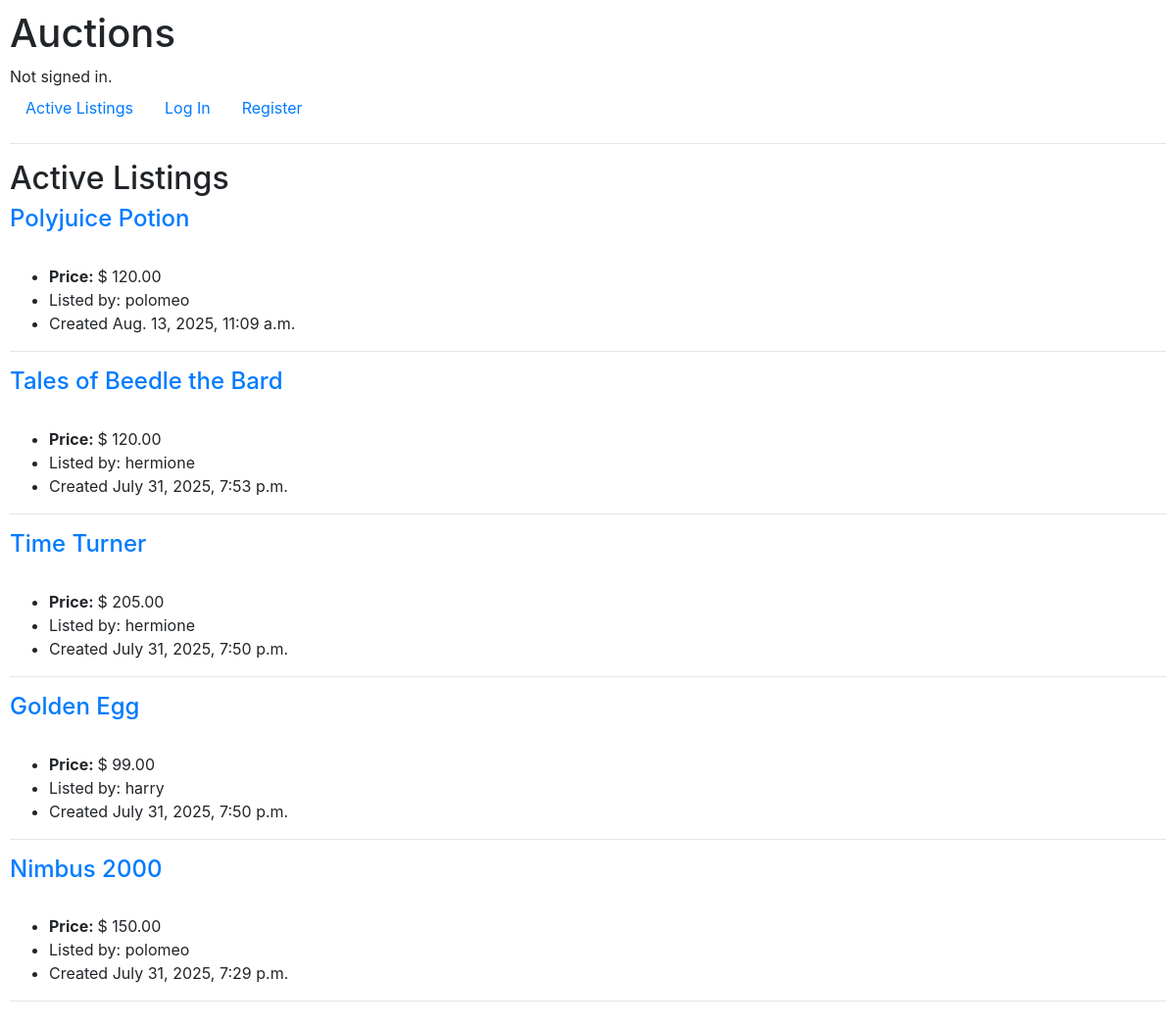
The app's page /, older data.
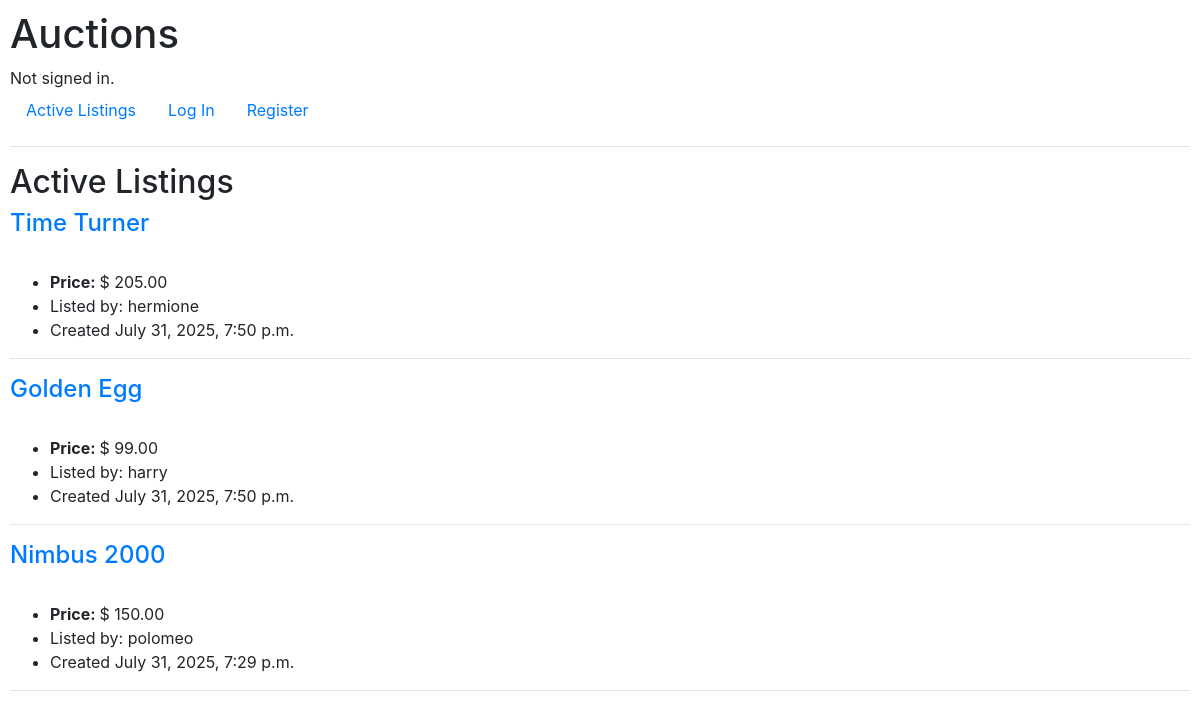
The same page, newer data.
### auctions/models.py (models this page shows, shortened)
class Listing(models.Model):
    active = models.BooleanField(default=True)
    author = models.ForeignKey(User,
                               on_delete=models.CASCADE)
    created_at = models.DateTimeField()
    title = models.CharField(max_length=64)
    description = models.TextField(max_length=300)
    img_url = models.CharField(max_length=200)
    category = models.ForeignKey(Category,
                                 blank=True,
                                 on_delete=models.CASCADE)

class User(AbstractUser):
    watchlist = models.ManyToManyField('Listing',
                                       blank=True,
                                       related_name="watchers")

### auctions/views.py (the view)
# urls.py: path("", views.index, name="index"),
def index(request):
    listings = Listing.objects.annotate(
        max_bid=Max("bids__ammount")).order_by('-created_at')
    return render(request, "auctions/index.html", {
        "listings": listings
    })

### auctions/templates/auctions/index.html (shortened to what this page needs)
{% extends "auctions/layout.html" %}
{% block body %}
<h2>Active Listings</h2>
{% for listing in listings %}
{% if listing.active %}
<h4><a href="{% url 'listing' listing.id %}">{{ listing.title }}</a></h4>
<ul>
    <li><strong>Price: </strong>$ {{ listing.max_bid|floatformat:2 }}</li>
    <li>Listed by: {{ listing.author.username }}</li>
    <li>Created {{ listing.created_at }}</li>
</ul>
<hr>
{% endif %}
{% empty %}
<h4>There are no listings to show.</h4>
{% endfor %}
{% endblock %}

Row changes from the older to the newer data that the page shows:
no longer on this page (row edited): Listing: title "Polyjuice Potion", max_bid "120.00", author.username "polomeo", created_at "Aug. 13, 2025, 11:09 a.m."
no longer on this page (row edited): Listing: title "Tales of Beedle the Bard", max_bid "120.00", author.username "hermione", created_at "July 31, 2025, 7:53 p.m."
